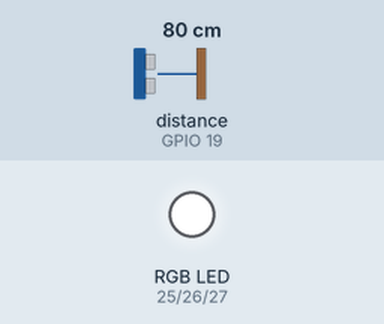
This sketch was run on a simulated ESP32. On the bench: an RGB LED mixed from three pins (HIGH = lit). The inputs (shaded band) are chosen by the test bench; at power-on: distance to the obstacle (sensor on GPIO 19) 80 cm. The echo pulse lasts 58.3 µs per cm; WiFi joins after 1.5 s; servers stay silent unless stated; no MQTT or app messages arrive unless stated; pins used as bus, display or sensor lines are not drawn; what the sketch prints to the serial monitor is not drawn.

Above: at 2.7 s.
2.8 s: distance to the obstacle (sensor on GPIO 19) set to 32 cm
At 6.4 s:
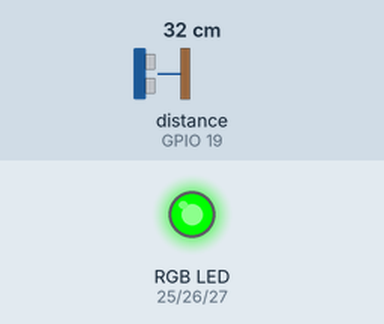
6.7 s: distance to the obstacle (sensor on GPIO 19) set to 28 cm
At 11.4 s:
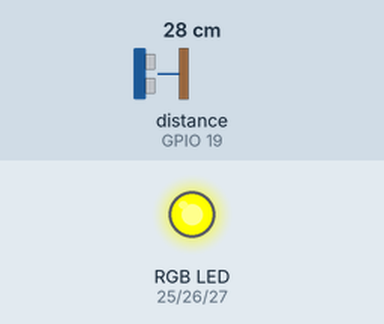
Timing chart, 0 to 12.9 s (numbered marks = the images above; inputs shaded):
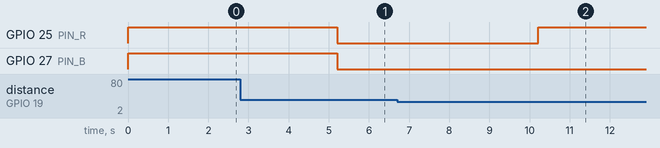

The sketch:

ULTRSONICOLEDRGB.ino
```cpp
#include <WiFi.h>
#include "Adafruit_MQTT.h"
#include "Adafruit_MQTT_Client.h"

// ---------------------- CONFIGURACIÓN WI-FI ----------------------

#define WLAN_SSID   "ARTEFACTOS"
#define WLAN_PASS   "87654321"


// ---------------------- CONFIGURACIÓN ADAFRUIT IO ----------------------

#define AIO_SERVER      "io.adafruit.com"
#define AIO_SERVERPORT  1883
#define AIO_USERNAME    "bendiaz1012"
#define AIO_KEY         "aio_Ectx01T5RAu2t07M4SFiPSZBrq2z"


// ---------------------- PINES ----------------------

#define TRIG_PIN 18
#define ECHO_PIN 19

#define PIN_R 25
#define PIN_G 26
#define PIN_B 27


// ---------------------- AJUSTES ----------------------

#define RGB_ANODO_COMUN false

#define PWM_FREQ 5000
#define PWM_RES 8

#define INTERVALO_PUBLICAR_MS 5000

#define DIST_CERCA_CM 10
#define DIST_MEDIA_CM 30


// ---------------------- MQTT ----------------------

WiFiClient client;

Adafruit_MQTT_Client mqtt(
  &client,
  AIO_SERVER,
  AIO_SERVERPORT,
  AIO_USERNAME,
  AIO_KEY
);


Adafruit_MQTT_Publish feedDistancia =
Adafruit_MQTT_Publish(
  &mqtt,
  AIO_USERNAME "/feeds/distancia"
);


// ---------------------- VARIABLES ----------------------

float ultimaDistancia = -1;

unsigned long ultimoPublicar = 0;
unsigned long ultimoPing = 0;


// ---------------------- PROTOTIPOS ----------------------

void conectarWiFi();

void conectarMQTT();

float leerDistanciaCm();

float distanciaPromedio(int muestras);

void escribirRGB(uint8_t r, uint8_t g, uint8_t b);

void actualizarLED();


// =====================================================================
// SETUP
// =====================================================================

void setup() {

  Serial.begin(115200);

  delay(10);


  // Sensor ultrasónico

  pinMode(TRIG_PIN, OUTPUT);

  pinMode(ECHO_PIN, INPUT);


  // LED RGB

  ledcAttach(PIN_R, PWM_FREQ, PWM_RES);
  ledcAttach(PIN_G, PWM_FREQ, PWM_RES);
  ledcAttach(PIN_B, PWM_FREQ, PWM_RES);


  escribirRGB(255,255,255);


  conectarWiFi();

}


// =====================================================================
// LOOP
// =====================================================================

void loop() {


  conectarMQTT();


  // Leer y publicar distancia

  if (millis() - ultimoPublicar >= INTERVALO_PUBLICAR_MS) {


    ultimoPublicar = millis();


    float d = distanciaPromedio(5);


    if (d > 0) {


      ultimaDistancia = d;


      Serial.print("Distancia: ");

      Serial.print(d,1);

      Serial.println(" cm");


      if (!feedDistancia.publish(d)) {

        Serial.println("Error publicando distancia");

      }

    }

    else {

      Serial.println("Sin eco o fuera de rango");

    }


    actualizarLED();

  }


  // Mantener MQTT

  if (millis() - ultimoPing >= 30000) {


    ultimoPing = millis();

    mqtt.ping();

  }


}


// =====================================================================
// ULTRASONICO HC-SR04
// =====================================================================


float leerDistanciaCm() {


  digitalWrite(TRIG_PIN, LOW);

  delayMicroseconds(2);


  digitalWrite(TRIG_PIN, HIGH);

  delayMicroseconds(10);


  digitalWrite(TRIG_PIN, LOW);


  long duracion = pulseIn(ECHO_PIN, HIGH, 30000);


  if (duracion == 0)

    return -1;


  float distancia = (duracion * 0.0343) / 2;


  if(distancia < 2 || distancia > 100)

    return -1;


  return distancia;

}


// Promedio para eliminar ruido

float distanciaPromedio(int muestras) {


  float suma = 0;

  int validas = 0;


  for(int i=0;i<muestras;i++){


    float d = leerDistanciaCm();


    if(d > 0){

      suma += d;

      validas++;

    }


    delay(40);

  }


  if(validas > 0)

    return suma / validas;


  return -1;

}


// =====================================================================
// LED RGB
// =====================================================================


void escribirRGB(uint8_t r,uint8_t g,uint8_t b){


  if(RGB_ANODO_COMUN){


    r = 255-r;

    g = 255-g;

    b = 255-b;

  }


  ledcWrite(PIN_R,r);

  ledcWrite(PIN_G,g);

  ledcWrite(PIN_B,b);


}


// Cambiar color según distancia

void actualizarLED(){


  if(ultimaDistancia <= 0){


    escribirRGB(255,255,255);

    return;

  }


  if(ultimaDistancia <= DIST_CERCA_CM){


    // Rojo

    escribirRGB(255,0,0);


  }


  else if(ultimaDistancia <= DIST_MEDIA_CM){


    // Amarillo

    escribirRGB(255,255,0);


  }


  else{


    // Verde

    escribirRGB(0,255,0);


  }


}


// =====================================================================
// WIFI
// =====================================================================


void conectarWiFi(){


  Serial.print("Conectando a ");

  Serial.println(WLAN_SSID);


  WiFi.begin(WLAN_SSID,WLAN_PASS);


  while(WiFi.status()!=WL_CONNECTED){


    delay(500);

    Serial.print(".");

  }


  Serial.println();


  Serial.println("WiFi conectado");


  Serial.print("IP: ");

  Serial.println(WiFi.localIP());


}


// =====================================================================
// MQTT
// =====================================================================


void conectarMQTT(){


  if(mqtt.connected())

    return;


  Serial.print("Conectando a Adafruit IO...");


  int8_t ret;

  uint8_t intentos = 3;


  while((ret=mqtt.connect()) != 0){


    Serial.println(mqtt.connectErrorString(ret));


    mqtt.disconnect();


    delay(5000);


    intentos--;


    if(intentos==0){


      Serial.println("Reiniciando ESP32");

      ESP.restart();


    }


  }


  Serial.println("Conectado!");

}
```

Measured:
- the behaviour switches between 31 and 30 cm on distance to the obstacle (sensor on GPIO 19) (found by bisection; images 1 and 2)
- after the input at 6.7 s, GPIO 25 (PIN_R): LOW → HIGH after 3.5 s
